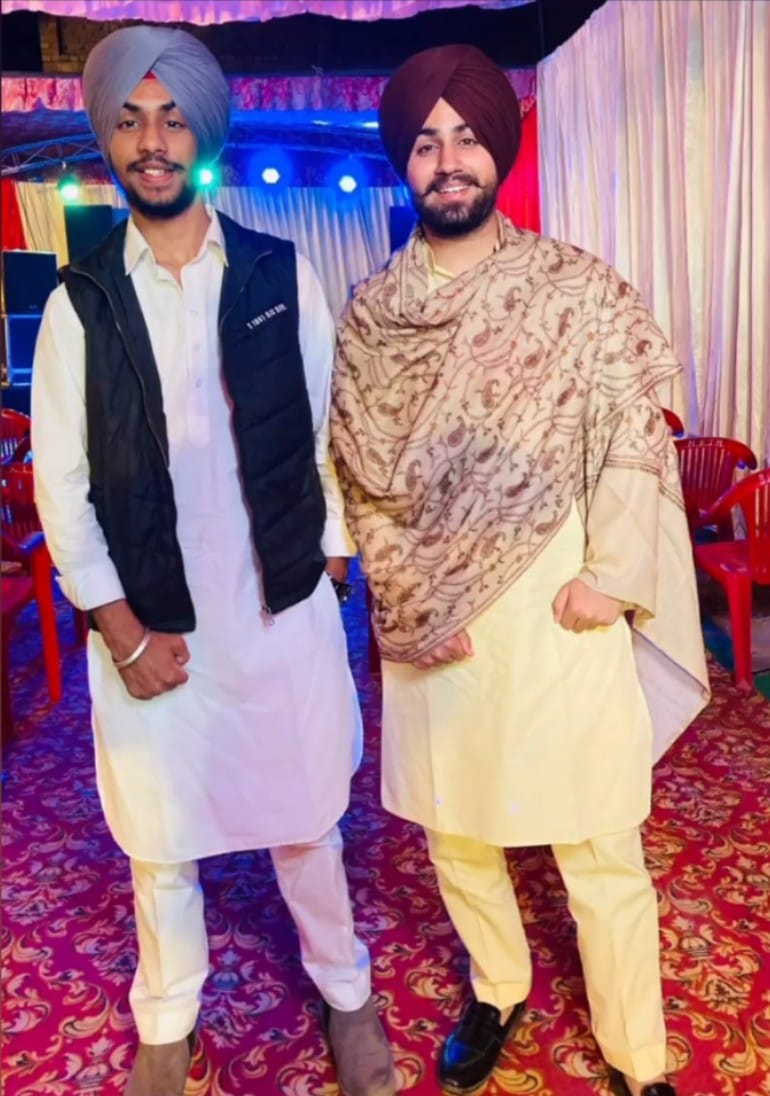
#> input picture abc.jpg, 770 x 1096 px
$ python contours.py
#> lines starting #> are read from the running program, lines starting #| are printed output that depends on the picture; after the words box and inside, x2 and y2 are one past the last pixel; in counts of white or black regions, pixels touching at a corner belong together
from typing import Counter
import cv2 as cv
import numpy as np

img = cv.imread('abc.jpg')
#> img is the input picture: shape (1096, 770, 3); mean B, G, R 131.5, 116.4, 157.1
cv.imshow('Image', img)

blank = np.zeros(img.shape, dtype='uint8')
cv.imshow('Blank', blank)

gray = cv.cvtColor(img, cv.COLOR_BGR2GRAY)
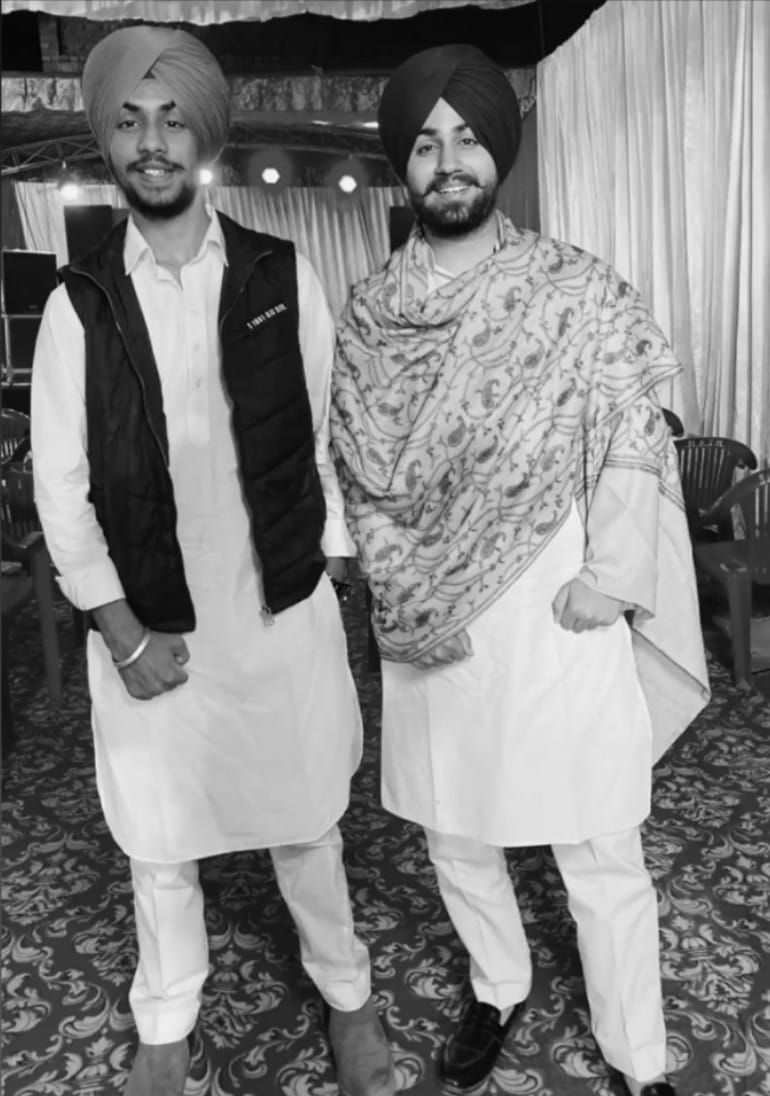
#> gray: shape (1096, 770); min 2, max 250, mean 130.3
cv.imshow('Gray', gray)

# blur = cv.GaussianBlur(gray, (5,5), cv.BORDER_DEFAULT)
# cv.imshow('Blur', blur)

canny = cv.Canny(img, 125, 175)
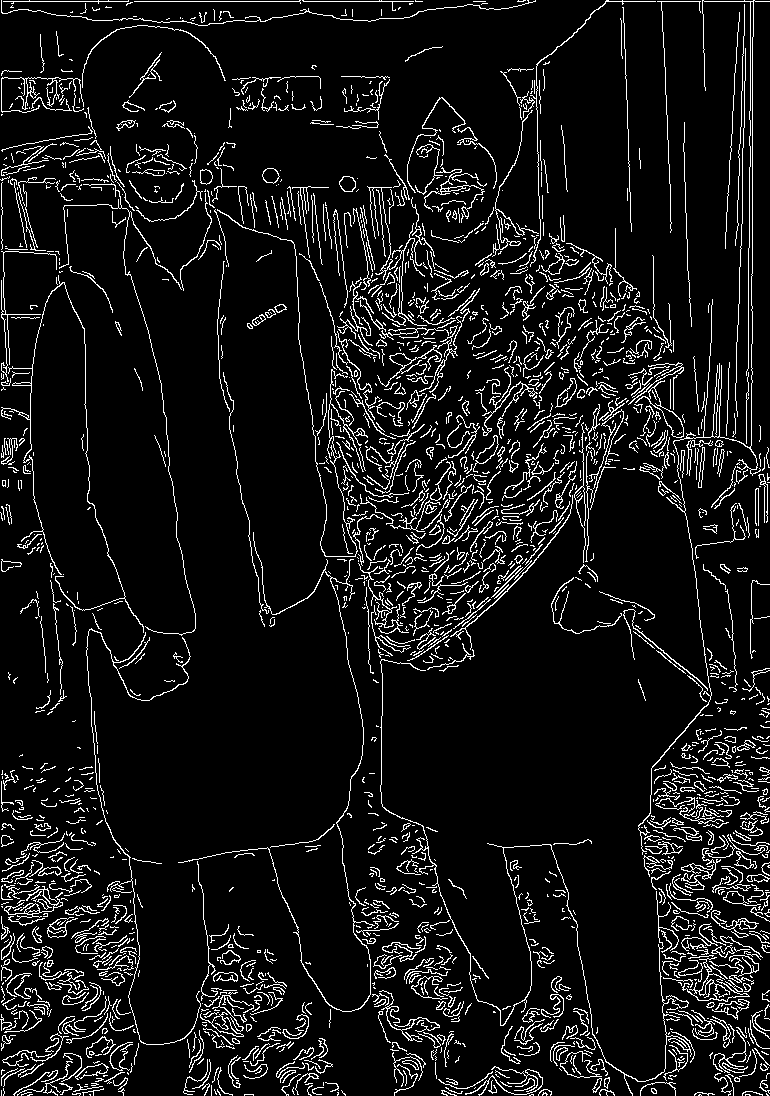
#> canny: shape (1096, 770); 8.3% white in thin lines or dots
cv.imshow('Canny', canny)

# ret, thresh = cv.threshold(gray, 125, 255, cv.THRESH_BINARY)
# cv.imshow('Thresh', thresh)

contours, hierarchies = cv.findContours(canny, cv.RETR_LIST,cv.CHAIN_APPROX_SIMPLE)
#> contours = 2241 contours, 1990 with area under 20; largest, box (x1, y1, x2, y2) and area: (635, 380, 684, 438) 528, (648, 387, 684, 438) 480, (200, 1012, 244, 1037) 292, (211, 1015, 244, 1037) 260, (555, 378, 577, 408) 242
print(len(contours))
#| 2241

cv.drawContours(blank, contours, -1, (0,0,255), 1)
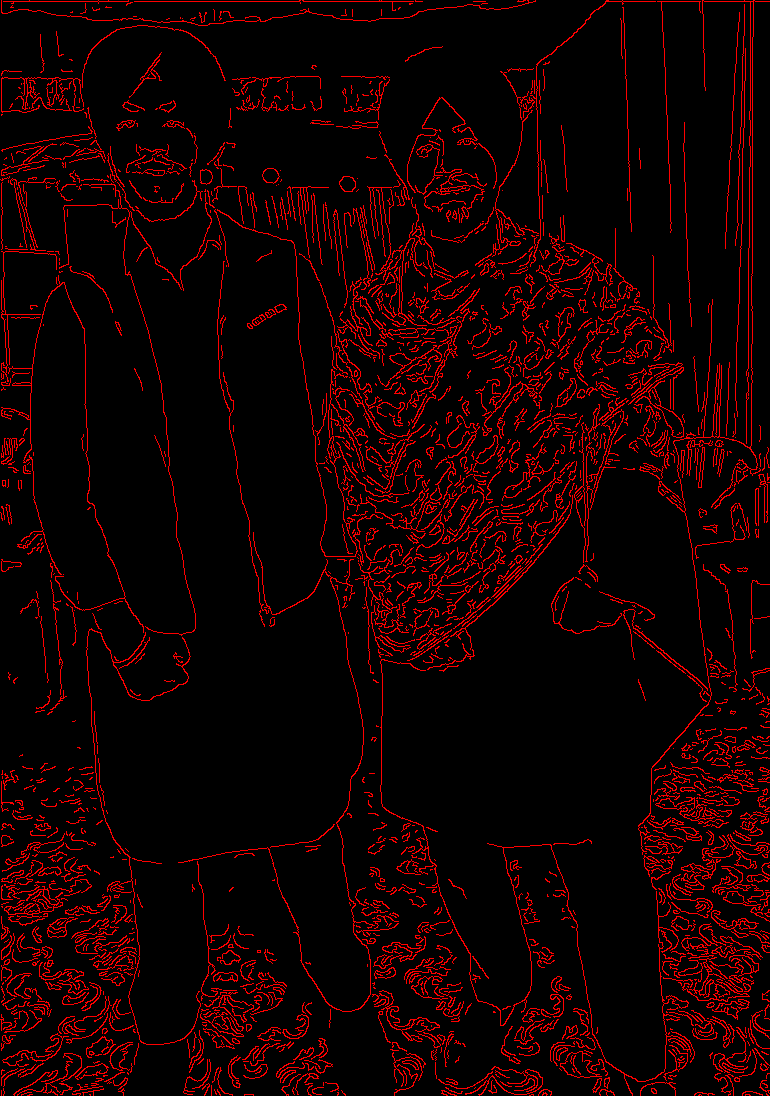
#> blank: shape (1096, 770, 3); mean of channels 0, 1, 2 0, 0, 21.1; drawn as B, G, R
cv.imshow('Contours Drawn' , blank)

cv.waitKey(0)

$ run again, with dubai.jpg copied over abc.jpg
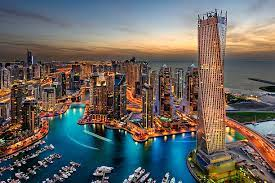
#> input picture dubai.jpg, 275 x 183 px
#> img is the input picture: shape (183, 275, 3); mean B, G, R 97.2, 100.6, 104.2
#> `canny = cv.Canny(img, 125, 175)`:
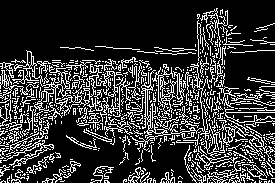
#> canny: shape (183, 275); 21% white in thin lines or dots
#> contours = 813 contours, 767 with area under 20; largest, box (x1, y1, x2, y2) and area: (12, 50, 123, 116) 600, (130, 62, 210, 151) 284, (152, 67, 185, 117) 231, (55, 84, 72, 104) 148, (3, 140, 54, 168) 108
#| 813
#> `cv.drawContours(blank, contours, -1, (0,0,255), 1)`:
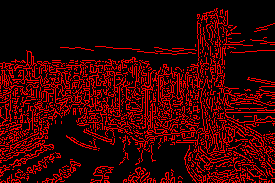
#> blank: shape (183, 275, 3); mean of channels 0, 1, 2 0, 0, 53.4; drawn as B, G, R
